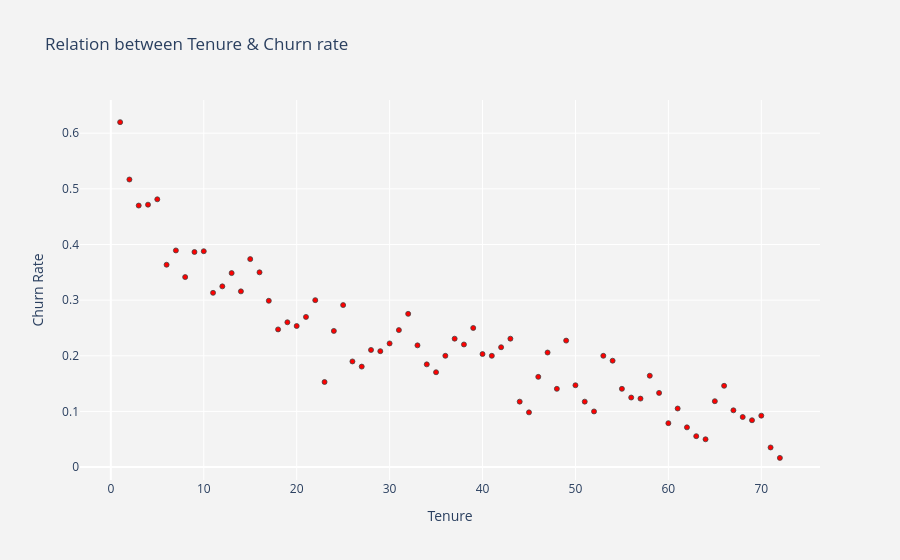

The notebook cell saved with this chart:
### Code cell
# Visualize Relation between Tenure & Churn rate
plot_by_tenure = churn_dataset.groupby('tenure').Churn.mean().reset_index()
plot_data = [
    go.Scatter(
        x=plot_by_tenure['tenure'],
        y=plot_by_tenure['Churn'],
        mode='markers',
        name='Low',
        marker= dict(size= 5,
            line= dict(width=0.8),
            color= 'red'
           ),
    )
]
plot_layout = go.Layout(
        yaxis= {'title': "Churn Rate"},
        xaxis= {'title': "Tenure"},
        title='Relation between Tenure & Churn rate',
        plot_bgcolor  = "rgb(243,243,243)",
        paper_bgcolor  = "rgb(243,243,243)",
    )
fig = go.Figure(data=plot_data, layout=plot_layout)
po.iplot(fig)

### Figure 1 — Plotly figure (JSON) as saved in the notebook; plotly's stock layout.template omitted (floating-point values rounded to 4 significant figures)
{"data": [{"marker": {"color": "red", "line": {"width": 0.8}, "size": 5}, "mode": "markers", "name": "Low", "type": "scatter", "x": [1, 2, 3, 4, 5, 6, 7, 8, 9, 10, 11, 12, 13, 14, 15, 16, 17, 18, 19, 20, 21, 22, 23, 24, 25, 26, 27, 28, 29, 30, 31, 32, 33, 34, 35, 36, 37, 38, 39, 40, 41, 42, 43, 44, 45, 46, 47, 48, 49, 50, 51, 52, 53, 54, 55, 56, 57, 58, 59, 60, 61, 62, 63, 64, 65, 66, 67, 68, 69, 70, 71, 72], "y": [0.6199, 0.5168, 0.47, 0.4716, 0.4812, 0.3636, 0.3893, 0.3415, 0.3866, 0.3879, 0.3131, 0.3248, 0.3486, 0.3158, 0.3737, 0.35, 0.2989, 0.2474, 0.2603, 0.2535, 0.2698, 0.3, 0.1529, 0.2447, 0.2911, 0.1899, 0.1806, 0.2105, 0.2083, 0.2222, 0.2462, 0.2754, 0.2188, 0.1846, 0.1705, 0.2, 0.2308, 0.2203, 0.25, 0.2031, 0.2, 0.2154, 0.2308, 0.1176, 0.09836, 0.1622, 0.2059, 0.1406, 0.2273, 0.1471, 0.1176, 0.1, 0.2, 0.1912, 0.1406, 0.125, 0.1231, 0.1642, 0.1333, 0.07895, 0.1053, 0.07143, 0.05556, 0.05, 0.1184, 0.1461, 0.102, 0.09, 0.08421, 0.09244, 0.03529, 0.01657]}], "layout": {"paper_bgcolor": "rgb(243,243,243)", "plot_bgcolor": "rgb(243,243,243)", "title": {"text": "Relation between Tenure & Churn rate"}, "xaxis": {"title": {"text": "Tenure"}}, "yaxis": {"title": {"text": "Churn Rate"}}}}
